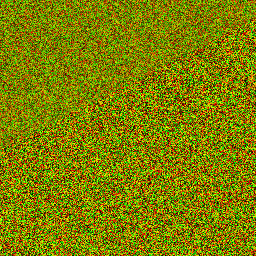
#> input picture codes/1133/old_image.png, 256 x 256 px
$ python picture_walk.py
#> lines starting #> are read from the running program, lines starting #| are printed output that depends on the picture
from PIL import Image

image = Image.open('old_image.png')
#> image is the input picture: PIL image 256x256 RGB; mean R, G, B 127.5, 127.5, 0
newImage = image.resize((440, 600))
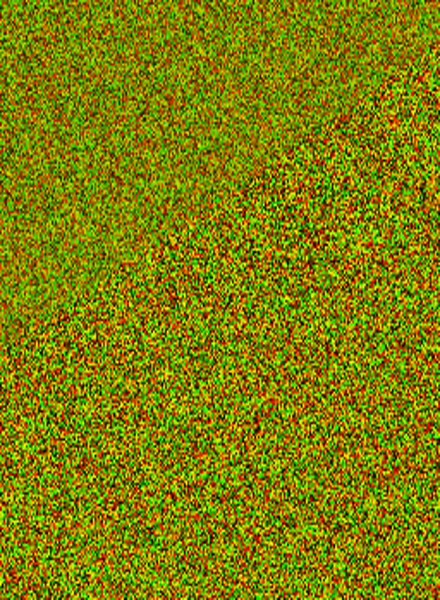
#> newImage: PIL image 440x600 RGB; mean R, G, B 127.5, 127.5, 0
newImage.save('old_image_440&600.png')
